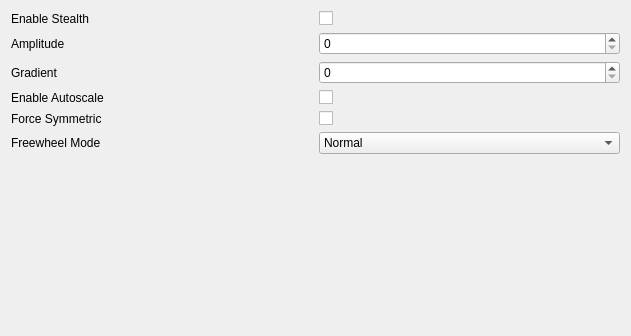
         <widget class="QWidget" name="scrollAreaWidgetContents_4">
          <property name="geometry">
           <rect>
            <x>0</x>
            <y>0</y>
            <width>631</width>
            <height>336</height>
           </rect>
          </property>
          <layout class="QVBoxLayout" name="verticalLayout_16">
           <item>
            <layout class="QGridLayout" name="gridLayout_4">
             <item row="1" column="1">
              <widget class="QSpinBox" name="amplitude_spin">
               <property name="maximum">
                <number>255</number>
               </property>
              </widget>
             </item>
             <item row="0" column="1">
              <widget class="QCheckBox" name="enable_stealth_checkbox">
               <property name="text">
                <string/>
               </property>
              </widget>
             </item>
             <item row="1" column="0">
              <widget class="QLabel" name="label_41">
               <property name="text">
                <string>Amplitude</string>
               </property>
              </widget>
             </item>
             <item row="2" column="0">
              <widget class="QLabel" name="label_42">
               <property name="text">
                <string>Gradient</string>
               </property>
              </widget>
             </item>
             <item row="3" column="0">
              <widget class="QLabel" name="label_43">
               <property name="text">
                <string>Enable Autoscale</string>
               </property>
              </widget>
             </item>
             <item row="4" column="1">
              <widget class="QCheckBox" name="force_symmetric_checkbox">
               <property name="text">
                <string/>
               </property>
              </widget>
             </item>
             <item row="4" column="0">
              <widget class="QLabel" name="label_44">
               <property name="text">
                <string>Force Symmetric</string>
               </property>
              </widget>
             </item>
             <item row="5" column="0">
              <widget class="QLabel" name="label_45">
               <property name="text">
                <string>Freewheel Mode</string>
               </property>
              </widget>
             </item>
             <item row="5" column="1">
              <widget class="QComboBox" name="freewheel_mode_combo">
               <item>
                <property name="text">
                 <string>Normal</string>
                </property>
               </item>
               <item>
                <property name="text">
                 <string>Freewheeling</string>
                </property>
               </item>
               <item>
                <property name="text">
                 <string>Coil Short LS</string>
                </property>
               </item>
               <item>
                <property name="text">
                 <string>Coil Short HS</string>
                </property>
               </item>
              </widget>
             </item>
             <item row="3" column="1">
              <widget class="QCheckBox" name="enable_autoscale_checkbox">
               <property name="text">
                <string/>
               </property>
              </widget>
             </item>
             <item row="0" column="0">
              <widget class="QLabel" name="label_40">
               <property name="text">
                <string>Enable Stealth</string>
               </property>
              </widget>
             </item>
             <item row="2" column="1">
              <widget class="QSpinBox" name="gradient_spin">
               <property name="maximum">
                <number>255</number>
               </property>
              </widget>
             </item>
            </layout>
           </item>
           <item>
            <spacer name="verticalSpacer_3">
             <property name="orientation">
              <enum>Qt::Vertical</enum>
             </property>
             <property name="sizeHint" stdset="0">
              <size>
               <width>20</width>
               <height>40</height>
              </size>
             </property>
            </spacer>
           </item>
          </layout>
         </widget>
